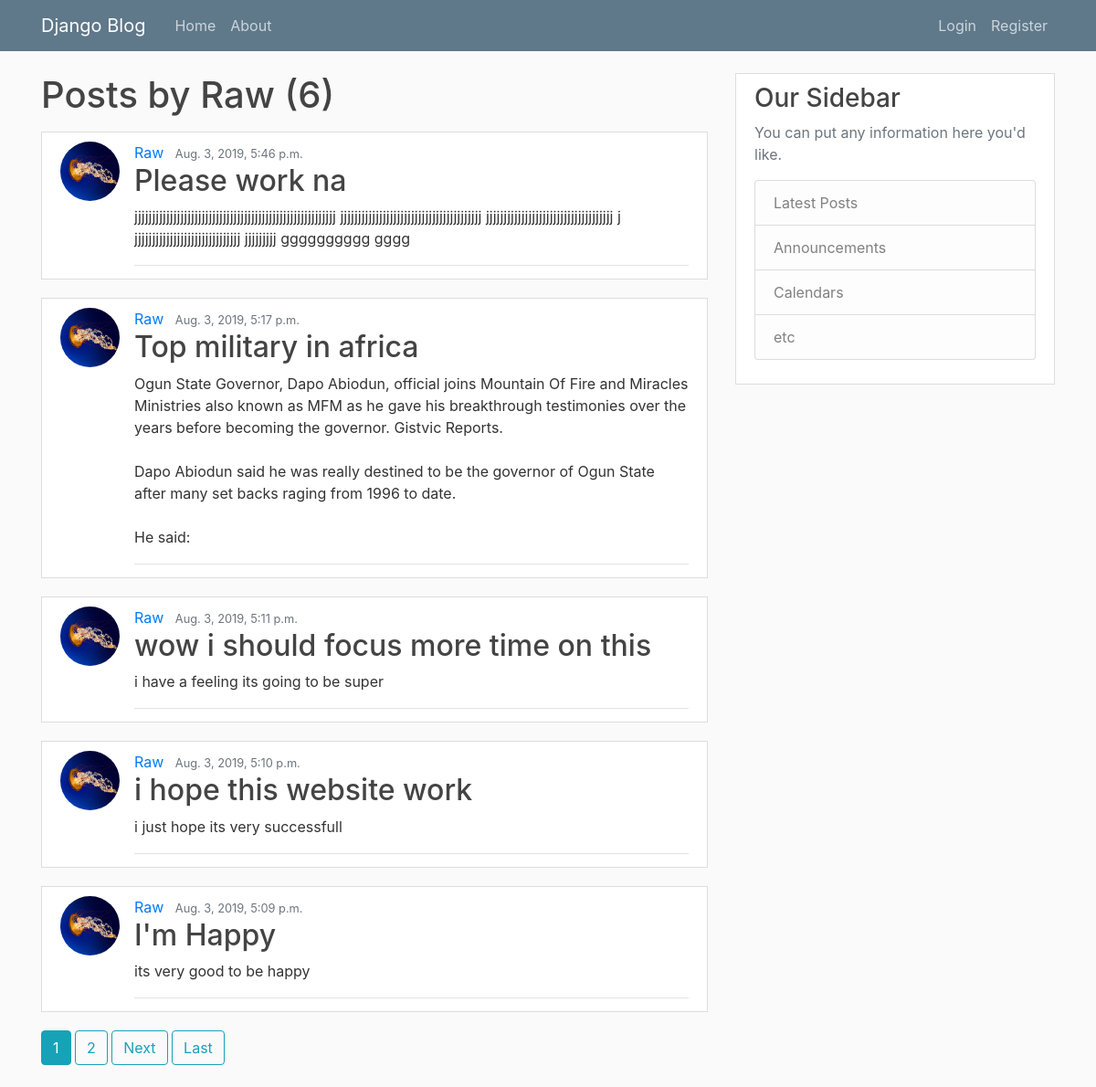
Screenshot of /user/Raw with the database file from the repository.
### blog/models.py (models this page shows, shortened)
@python_2_unicode_compatible
class Post(models.Model, HitCountMixin):
    tittle = models.CharField(max_length=100)
    content = models.TextField()
    date_posted = models.DateTimeField(default=timezone.now)
    author = models.ForeignKey(User, on_delete=models.CASCADE)
    hit_count_generic = GenericRelation(
        HitCount, object_id_field='object_pk',
        related_query_name='hit_count_generic_relation')

### users/models.py (models this page shows, shortened)
class Profile(models.Model):
	user = models.OneToOneField(User, on_delete=models.CASCADE)
	image = models.ImageField(default='default.jpg', upload_to='profile_pics')

### blog/views.py (the view)
# urls.py: path('user/<str:username>', UserPostListView.as_view(), name='user-posts'),
class UserPostListView(ListView):
    model = Post
    template_name = 'blog/user_posts.html'  # <app>/<model>_<viewtype>.html
    context_object_name = 'posts'
    paginate_by = 5
    def get_queryset(self):
        user = get_object_or_404(User, username=self.kwargs.get('username'))
        return Post.objects.filter(author=user).order_by('-date_posted')

### blog/templates/blog/user_posts.html (shortened to what this page needs)
{% extends "blog/base.html" %}
{% block content %}
<h1 class="mb-3">Posts by {{ view.kwargs.username }} ({{ page_obj.paginator.count }})</h1>
	{% for post in posts %}
	<article class="media content-section">
    <img class="rounded-circle article-img" src="{{ post.author.profile.image.url }}">
  <div class="media-body">
    <div class="article-metadata">
      <a class="mr-2" href="{% url 'user-posts' post.author.username %}">{{ post.author }}</a>
      <small class="text-muted">{{ post.date_posted }}</small>
    <h2><a class="article-title" href="{% url 'post-detail' post.id %}">{{ post.tittle }}</a></h2>
   <p class="article-content"> {{ post.content }} </p>
  </div>
  </div>
</article>
	{% endfor %}
  {% if is_paginated %}
  {% for num in page_obj.paginator.page_range %}
    {%if page_obj.number == num %}
    <a class="btn btn-info mb-4" href="?page={{ num }}">{{ num }}</a>
    {%  elif num > page_obj.number|add:'-3' and num < page_obj.number|add:'3' %}
    <a class="btn btn-outline-info mb-4" href="?page={{ num }}">{{ num }}</a>
    {% endif %}
  {% endfor %}
{% if page_obj.has_next %}
      <a class="btn btn-outline-info mb-4" href="?page={{ page_obj.next_page_number }}">Next</a>
      <a class="btn btn-outline-info mb-4" href="?page={{ page_obj.paginator.num_pages }}">Last</a>
  {% endif %}
  {% endif %}
	{% endblock content %}

### blog/static/blog/main.css (style rules this page uses)
body { background: #fafafa; color: #333333; margin-top: 5rem; }
h1, h2, h3, h4, h5, h6 { color: #444444; }
.content-section { background: #ffffff; padding: 10px 20px; border: 1px solid #dddddd; border-radius: px; margin-bottom: 20px; }
.article-title { color: #444444; }
.article-content { white-space: pre-line; }
.article-img { height: 65px; width: 65px; margin-right: 16px; }
.article-metadata { padding-bottom: 1px; margin-bottom: 4px; border-bottom: 1px solid #e3e3e3 }

### rows the page displays
Post: author.profile.image (placeholder picture), author "Raw", date_posted "Aug. 3, 2019, 5:46 p.m.", tittle "Please work na", content "jjjjjjjjjjjjjjjjjjjjjjjjjjjjjjjjjjjjjjjjjjjjjjjjjjjjjjjjj jjjjjjjjjjjjjjjjjjjjjjjjjjjjjjjjjjjjjjjj jjjjjjjjjjjjjjjjjjjjjjjjjjjjjjjjjjjj j jjjjjjjjjjjjjjjjjjjjjjjjjjjjjj jjjjjjjjj gggggggggg gggg"
Post: author.profile.image (placeholder picture), author "Raw", date_posted "Aug. 3, 2019, 5:17 p.m.", tittle "Top military in africa", content "Ogun State Governor, Dapo Abiodun, official joins Mountain Of Fire and Miracles Ministries also known as MFM as he gave his breakthrough testimonies over the years before becoming the governor. Gistvic Reports. Dapo Abiodun said he was really destined to be the governor of Ogun State after many set backs raging from 1996 to date. He said:"
Post: author.profile.image (placeholder picture), author "Raw", date_posted "Aug. 3, 2019, 5:11 p.m.", tittle "wow i should focus more time on this", content "i have a feeling its going to be super"
Post: author.profile.image (placeholder picture), author "Raw", date_posted "Aug. 3, 2019, 5:10 p.m.", tittle "i hope this website work", content "i just hope its very successfull"
Post: author.profile.image (placeholder picture), author "Raw", date_posted "Aug. 3, 2019, 5:09 p.m.", tittle "I'm Happy", content "its very good to be happy"

### other values shown
{{ view.kwargs.username }} "Raw"
{{ page_obj.paginator.count }} "6"
{{ num }} "1"
{{ num }} "2"
